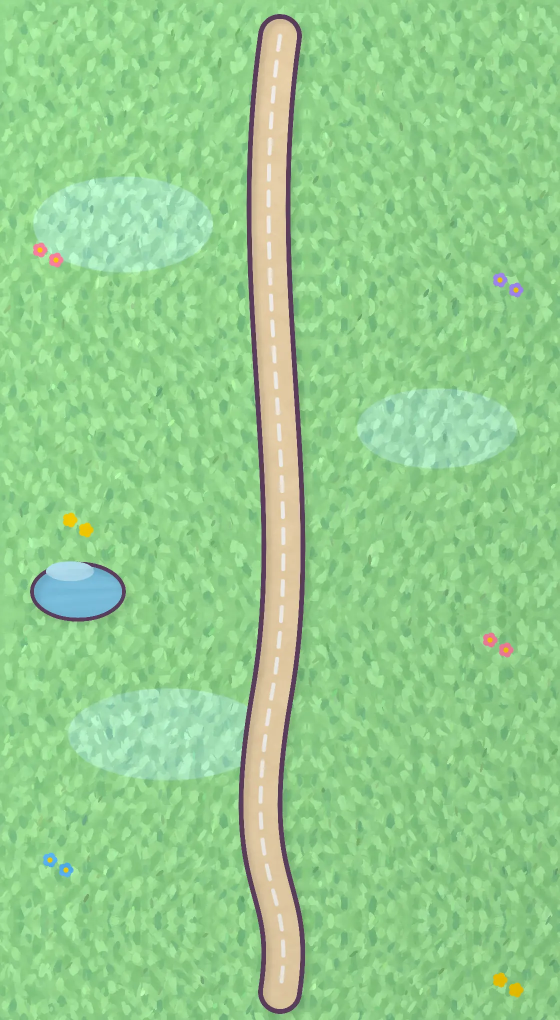
#> input picture assets/art/scene/map-portrait.webp, 1120 x 2040 px (shown at 1/2 size)
$ python -i scene_hotspot_test.py   (imports and definitions only)
#> lines starting #> are read from the running program, lines starting #| are printed output that depends on the picture; after the words box and inside, x2 and y2 are one past the last pixel; in counts of white or black regions, pixels touching at a corner belong together
#> further down, picture is the input picture: PIL image 1120x2040 RGB; mean R, G, B 147.4, 205.6, 141
# Scene paintings must not drift from the vector scene they replace.
# For EVERY painted scene in assets/art/scene/:
#   1. render the vector (?art=v1) and read the live geometry (door, floor line, baseboard, eggs);
#   2. find those edges IN THE PAINTING itself (door frame left/right/top, baseboard ink line) and
#      fail if any is more than TOL px (2x) away from the vector;
#   3. with the painting shown, the door tap box and every egg hotspot are where the vector put
#      them, and the point under each one's centre still hits it (the painting never eats taps).
# Then, with the painting present, tap the living-room door (to the backyard and back) and every
# place on the map (park, ranch, barn door, clubhouse, home) and check each one opens.
# ?art=v1 must show the vector scene (no painting).
# Town scenes (map, map-portrait, park): see town_scene() below.
# usage: python tests/scene_hotspot_test.py URL [scene ...]   (optional: only these scenes)
import asyncio, io, os, sys, importlib.util
from pathlib import Path
from PIL import Image, ImageChops, ImageStat
ROOT = Path(__file__).resolve().parents[1]
sys.path.insert(0, str(ROOT))
from playwright.async_api import async_playwright
from testnav import SKIP_WN, go, to_map

# [1 line that did not run here, left out]
URL = sys.argv[1] if len(sys.argv) > 1 else 'http://127.0.0.1:6400/kids-house-game/'
SEP = '&' if '?' in URL else '?'
SCENES = sorted(f.stem for f in (ROOT / 'assets' / 'art' / 'scene').glob('*.webp'))
if len(sys.argv) > 2: SCENES = [s for s in SCENES if s in sys.argv[2:]]
TOL = 4  # px at 2x = 2 logical px
res = {}
def check(name, ok, extra=''):
    res[name] = bool(ok); print(('PASS ' if ok else 'FAIL ') + name, extra, flush=True)

_sh = [int(v) for v in os.environ.get('SCENE_SHIFT', '0,0').split(',')]  # negative check: SCENE_SHIFT=12,10 (or 12 = 12,10) must FAIL
SHIFT = (_sh[0], _sh[1]) if len(_sh) > 1 else (_sh[0], round(_sh[0] * 10 / 12))
# [5 lines left out: function lum, not called in this run]

def col_profile(L, y0, y1):
    """Mean brightness of each column between rows y0..y1."""
    return list(L.crop((0, y0, L.width, y1)).resize((L.width, 1), Image.BOX).tobytes())

def row_profile(L, x0, x1):
    return list(L.crop((x0, 0, x1, L.height)).resize((1, L.height), Image.BOX).tobytes())

# [4 lines left out: function edge_at, not called in this run]

# Negative self-check: SCENE_SHIFT=12 moves the painting 12 px right / 10 px down before the edge checks
# (every edge check must then FAIL; run it once by hand, see BATCHB_*_STATUS.md).

def shifted(L):
    if SHIFT == (0, 0): return L
    out = Image.new('L', L.size, 128); out.paste(L, SHIFT); return out

# [39 lines left out: functions chroma, paint_checks, not called in this run]

HIT_JS = r"""() => {
  const out = [];
  const add = (name, el) => { if (!el || !el.offsetParent) return; const r = el.getBoundingClientRect();
    const x = r.left + r.width / 2, y = r.top + r.height / 2;
    const onScreen = x >= 0 && y >= 0 && x < innerWidth && y < innerHeight;
    const h = onScreen ? document.elementFromPoint(x, y) : null;
    // Off-screen (camera elsewhere): the box must still match; the painting's pointer-events:none covers taps.
    out.push({ name, box: [r.left, r.top, r.width, r.height].map(v => Math.round(v * 10) / 10), hit: onScreen ? (!!h && (h === el || el.contains(h))) : null }); };
  add('door', document.querySelector('#layer .yardDoor'));
  document.querySelectorAll('#world .eggspot').forEach(e => add('egg ' + e.dataset.egg, e));
  const img = document.querySelector('#sceneArt img.sceneArt');
  return { on: !!document.querySelector('#stage.sceneArtOn'), img: !!img && img.complete && img.naturalWidth > 0,
    passThrough: !img || getComputedStyle(img).pointerEvents === 'none', spots: out };
}"""

# [25 lines not run here, left out]


# ---- Town scenes (map, map-portrait, park): geometry adapter -------------------------------
# The painting fills the map card (.mapClip) or the park world. Drift check: the plum ink in the
# painting must line up with the ink of the live vector SVG (re-rendered at 2x) - best shift within
# TOL px - and a deliberately shifted painting (12/10 px) must fail it. Every map place, house,
# mailbox, knock pumpkin and park hotspot keeps the same box painted vs ?art=v1 and is tappable.
TOWN = {'map': ('#mapWorld .mapClip', (1180, 820)), 'map-portrait': ('#mapWorld .mapClip', (390, 844)), 'park': ('#parkWorld', (1180, 820))}
TOWN_HIT_JS = r"""([host, sel]) => {
  const h0 = document.querySelector(host); const img = h0 && h0.querySelector(':scope > img.sceneArt');
  const out = [...document.querySelectorAll(sel)].filter(e => e.offsetParent).map(el => { const r = el.getBoundingClientRect();
    const x = r.left + r.width / 2, y = r.top + r.height / 2; const on = x >= 0 && y >= 0 && x < innerWidth && y < innerHeight;
    const h = on ? document.elementFromPoint(x, y) : null;
    return { name: el.dataset.go || (el.dataset.mail && 'mail:' + el.dataset.mail) || (el.dataset.knock && 'knock:' + el.dataset.knock) || el.dataset.act || ('spot' + el.dataset.spot),
      box: [r.left, r.top, r.width, r.height].map(v => Math.round(v * 10) / 10), hit: on ? (!!h && (h === el || el.contains(h))) : null }; });
  return { on: !!h0 && h0.classList.contains('sceneArtOn'), img: !!img && !img.hidden && img.complete && img.naturalWidth > 0,
    passThrough: !img || getComputedStyle(img).pointerEvents === 'none', vector: !!h0 && !!h0.querySelector(':scope > svg'), spots: out };
}"""
TOWN_SEL = {'park': '#parkWorld .pspot', 'map': '#mapWorld [data-go], #mapWorld .mapMail, #mapWorld .mapKnock'}

def ink_mask(im):
    """Plum ink (#5a3d5c +-40 per channel) as an L mask at 1x."""
    r, g, b = im.convert('RGB').split()
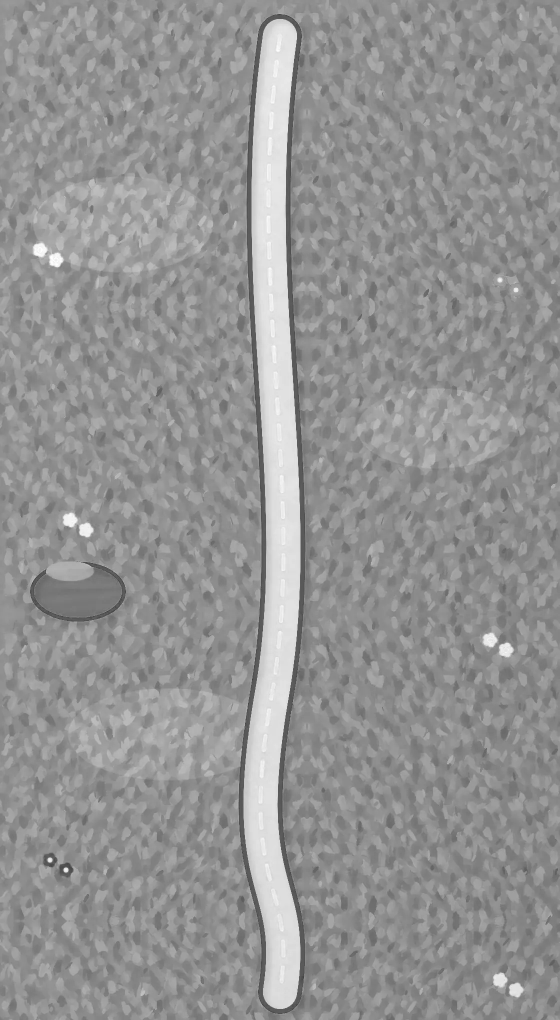
#> r: PIL image 1120x2040 L (shown at 1/2 size); min 43, max 255, mean 147.4
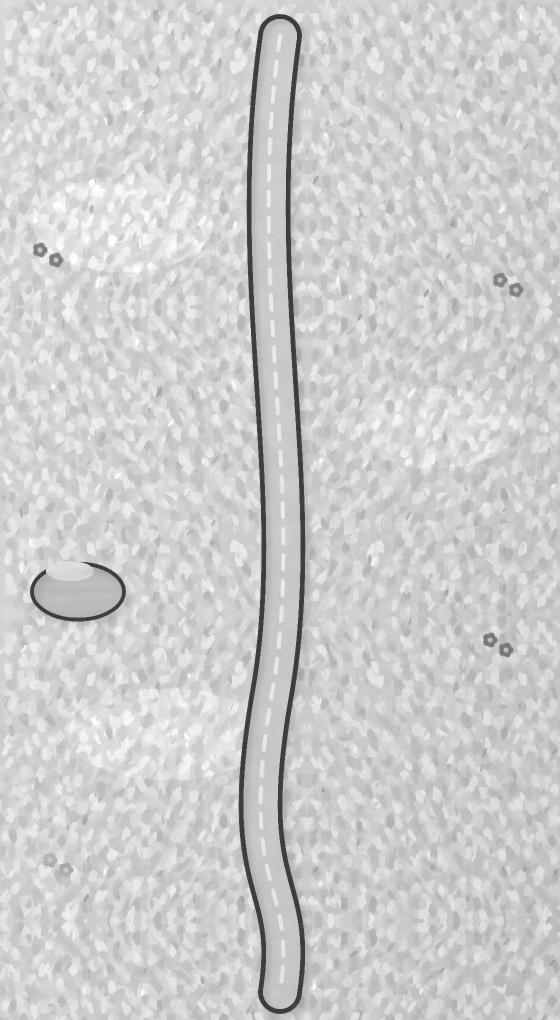
#> g: PIL image 1120x2040 L (shown at 1/2 size); min 41, max 255, mean 205.6
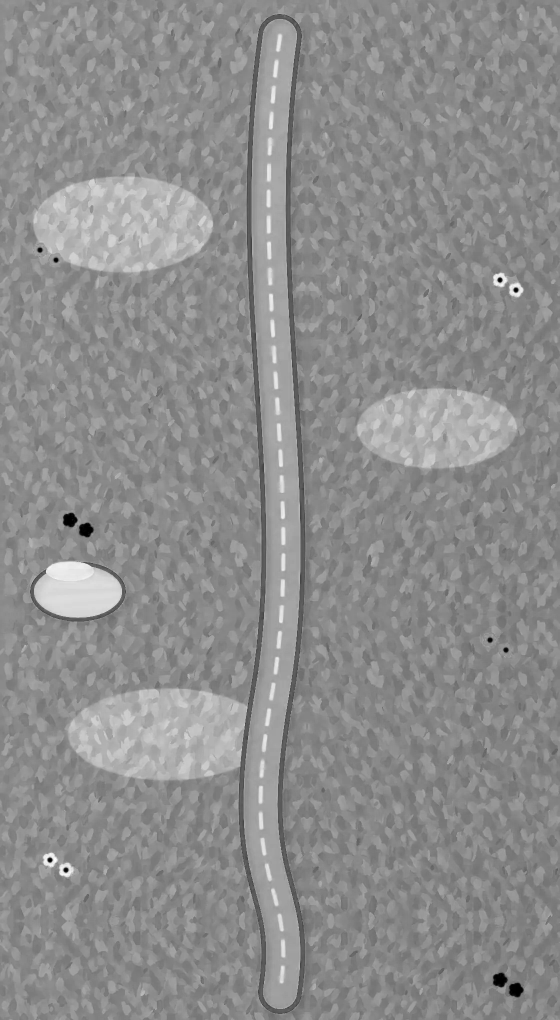
#> b: PIL image 1120x2040 L (shown at 1/2 size); min 0, max 255, mean 141
    near = lambda c, v: c.point(lambda x: 255 if abs(x - v) < 40 else 0)
    m = ImageChops.multiply(ImageChops.multiply(near(r, 0x5a), near(g, 0x3d)), near(b, 0x5c))
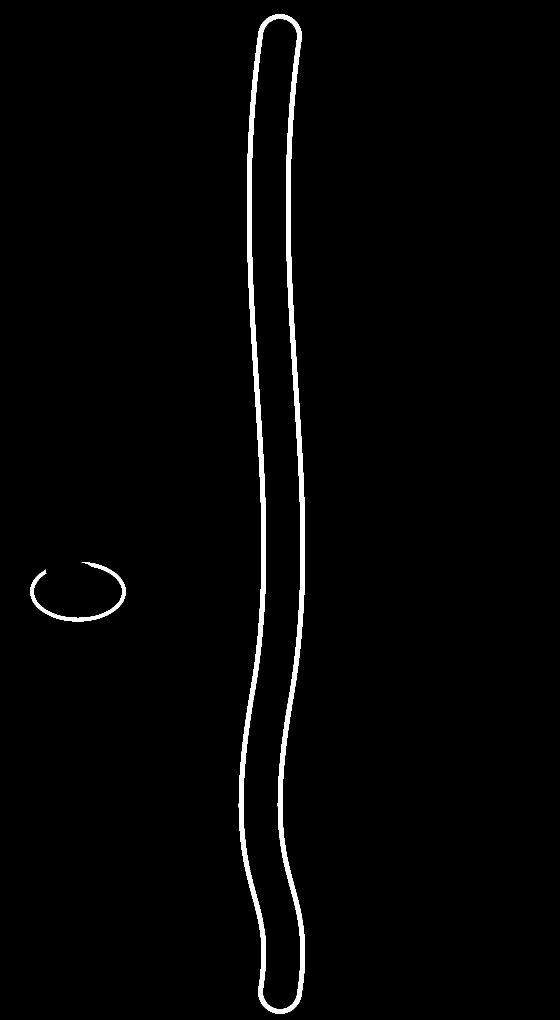
#> m: PIL image 1120x2040 L (shown at 1/2 size); 1.8% white; 2 white regions, box (x1, y1, x2, y2) and area: (477, 28, 610, 2028) 38048, (60, 1124, 252, 1243) 2841
    return m.resize((im.width // 2, im.height // 2), Image.BOX)
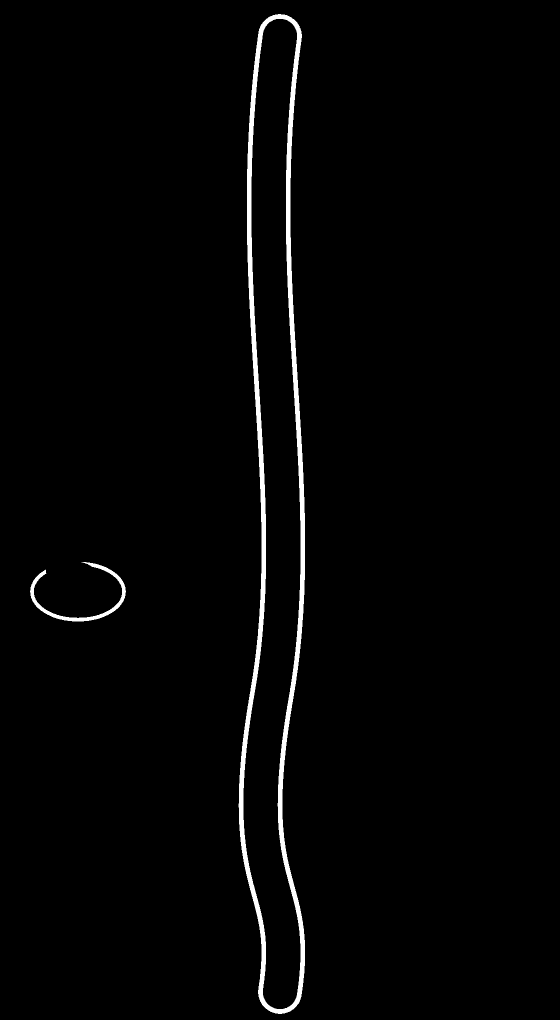
#> returned value: PIL image 560x1020 L; min 0, max 255, mean 4.6

# [7 lines left out: function best_shift, not called in this run]

# [75 lines not run here, left out]
CLUB_HIT_JS = r"""() => {
  const out = [];
  document.querySelectorAll('#grWorld .grDoor, #grWorld .grTable, #grWorld .grChair').forEach(el => { const r = el.getBoundingClientRect();
    const x = r.left + r.width / 2, y = r.top + r.height / 2, onScreen = x >= 0 && y >= 0 && x < innerWidth && y < innerHeight;
    const h = onScreen ? document.elementFromPoint(x, y) : null;
    out.push({ name: el.className + ' ' + (el.dataset.tb ?? '') + '/' + (el.dataset.seat ?? ''), box: [r.left, r.top, r.width, r.height].map(v => Math.round(v * 10) / 10), hit: onScreen ? (!!h && (h === el || el.contains(h))) : null }); });
  const img = document.querySelector('#grSceneArt img.sceneArt');
  return { on: !!document.querySelector('#grWorld.sceneArtOn'), img: !!img && img.complete && img.naturalWidth > 0 && !img.hidden,
    passThrough: !img || getComputedStyle(img).pointerEvents === 'none', spots: out };
}"""

# Geometry adapters for non-room scenes: how to get there, which hit list, which mark shows the painting.
# [14 lines not run here, left out]
ADAPTED = lambda scene: scene.startswith('room-') or scene in ('backyard', 'clubhouse')
OUTDOOR_JS = r"""() => { const w = document.getElementById('ranchWorld'); const img = w && w.querySelector('.sceneArtHost img.sceneArt');
  return { on: !!w && w.classList.contains('sceneArtOn'), img: !!img && img.complete && img.naturalWidth > 0,
    passThrough: !img || getComputedStyle(img).pointerEvents === 'none' }; }"""

# [120 lines not run here, left out]

>>> from PIL import Image
>>> picture = Image.open('../assets/art/scene/map-portrait.webp')
>>> result = ink_mask(picture)
